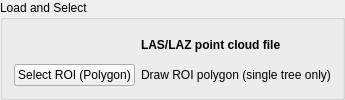
        <widget class="QGroupBox" name="groupBox_6">
         <property name="font">
          <font>
           <weight>50</weight>
           <bold>false</bold>
          </font>
         </property>
         <property name="title">
          <string>Load and Select</string>
         </property>
         <layout class="QGridLayout" name="gridLayout_7">
          <item row="1" column="0">
           <widget class="QPushButton" name="btnSelectROI">
            <property name="toolTip">
             <string>Draw a polygon to select the region of interest (single tree). Right-click to finish.</string>
            </property>
            <property name="text">
             <string>Select ROI (Polygon)</string>
            </property>
           </widget>
          </item>
          <item row="0" column="1">
           <widget class="QLabel" name="label_36">
            <property name="font">
             <font>
              <weight>75</weight>
              <bold>true</bold>
             </font>
            </property>
            <property name="toolTip">
             <string>Select the LAS/LAZ file containing the tree point cloud.</string>
            </property>
            <property name="text">
             <string>LAS/LAZ point cloud file</string>
            </property>
           </widget>
          </item>
          <item row="0" column="0">
           <widget class="QgsFileWidget" name="fileSource">
            <property name="toolTip">
             <string>Select the LAS/LAZ file containing the tree point cloud.</string>
            </property>
           </widget>
          </item>
          <item row="1" column="1">
           <widget class="QLabel" name="label_32">
            <property name="toolTip">
             <string>Draw a polygon to select the region of interest (single tree). Right-click to finish.</string>
            </property>
            <property name="text">
             <string>Draw ROI polygon (single tree only)</string>
            </property>
           </widget>
          </item>
         </layout>
        </widget>
